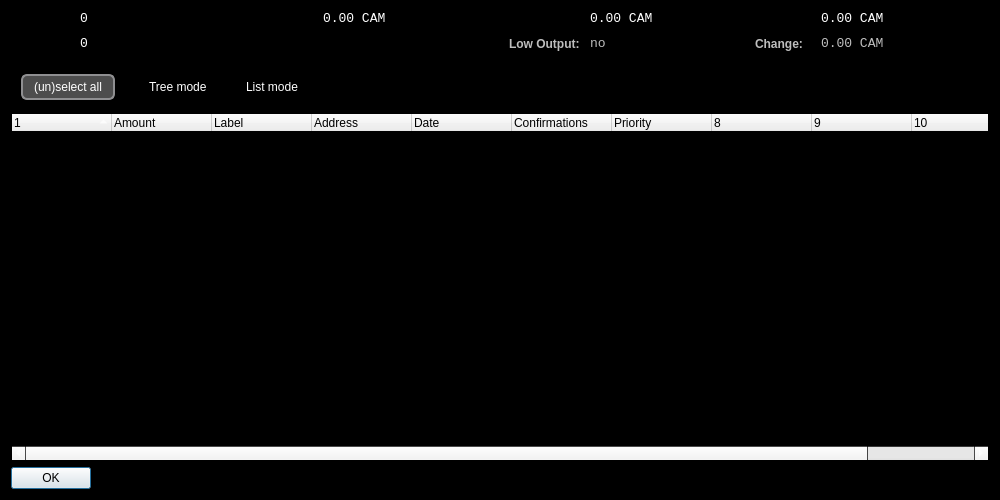
<?xml version="1.0" encoding="UTF-8"?>
<ui version="4.0">
 <class>CoinControlDialog</class>
 <widget class="QDialog" name="CoinControlDialog">
  <property name="geometry">
   <rect>
    <x>0</x>
    <y>0</y>
    <width>1000</width>
    <height>500</height>
   </rect>
  </property>
  <property name="palette">
   <palette>
    <active>
     <colorrole role="WindowText">
      <brush brushstyle="SolidPattern">
       <color alpha="255">
        <red>255</red>
        <green>255</green>
        <blue>255</blue>
       </color>
      </brush>
     </colorrole>
     <colorrole role="Base">
      <brush brushstyle="SolidPattern">
       <color alpha="255">
        <red>0</red>
        <green>0</green>
        <blue>0</blue>
       </color>
      </brush>
     </colorrole>
     <colorrole role="Window">
      <brush brushstyle="SolidPattern">
       <color alpha="255">
        <red>0</red>
        <green>0</green>
        <blue>0</blue>
       </color>
      </brush>
     </colorrole>
    </active>
    <inactive>
     <colorrole role="WindowText">
      <brush brushstyle="SolidPattern">
       <color alpha="255">
        <red>255</red>
        <green>255</green>
        <blue>255</blue>
       </color>
      </brush>
     </colorrole>
     <colorrole role="Base">
      <brush brushstyle="SolidPattern">
       <color alpha="255">
        <red>0</red>
        <green>0</green>
        <blue>0</blue>
       </color>
      </brush>
     </colorrole>
     <colorrole role="Window">
      <brush brushstyle="SolidPattern">
       <color alpha="255">
        <red>0</red>
        <green>0</green>
        <blue>0</blue>
       </color>
      </brush>
     </colorrole>
    </inactive>
    <disabled>
     <colorrole role="WindowText">
      <brush brushstyle="SolidPattern">
       <color alpha="255">
        <red>159</red>
        <green>158</green>
        <blue>158</blue>
       </color>
      </brush>
     </colorrole>
     <colorrole role="Base">
      <brush brushstyle="SolidPattern">
       <color alpha="255">
        <red>0</red>
        <green>0</green>
        <blue>0</blue>
       </color>
      </brush>
     </colorrole>
     <colorrole role="Window">
      <brush brushstyle="SolidPattern">
       <color alpha="255">
        <red>0</red>
        <green>0</green>
        <blue>0</blue>
       </color>
      </brush>
     </colorrole>
    </disabled>
   </palette>
  </property>
  <property name="windowTitle">
   <string>Coin Control</string>
  </property>
  <layout class="QVBoxLayout" name="verticalLayout">
   <item>
    <layout class="QHBoxLayout" name="horizontalLayoutTop" stretch="0,0,0,0">
     <property name="topMargin">
      <number>0</number>
     </property>
     <property name="bottomMargin">
      <number>10</number>
     </property>
     <item>
      <layout class="QFormLayout" name="formLayoutCoinControl1">
       <property name="horizontalSpacing">
        <number>10</number>
       </property>
       <property name="verticalSpacing">
        <number>10</number>
       </property>
       <property name="leftMargin">
        <number>6</number>
       </property>
       <property name="rightMargin">
        <number>6</number>
       </property>
       <item row="0" column="0">
        <widget class="QLabel" name="labelCoinControlQuantityText">
         <property name="styleSheet">
          <string notr="true">font-weight:bold;</string>
         </property>
         <property name="text">
          <string>Quantity:</string>
         </property>
        </widget>
       </item>
       <item row="0" column="1">
        <widget class="QLabel" name="labelCoinControlQuantity">
         <property name="font">
          <font>
           <family>Monospace</family>
           <pointsize>10</pointsize>
          </font>
         </property>
         <property name="cursor">
          <cursorShape>IBeamCursor</cursorShape>
         </property>
         <property name="contextMenuPolicy">
          <enum>Qt::ActionsContextMenu</enum>
         </property>
         <property name="text">
          <string notr="true">0</string>
         </property>
         <property name="textInteractionFlags">
          <set>Qt::LinksAccessibleByMouse|Qt::TextSelectableByKeyboard|Qt::TextSelectableByMouse</set>
         </property>
        </widget>
       </item>
       <item row="1" column="0">
        <widget class="QLabel" name="labelCoinControlBytesText">
         <property name="styleSheet">
          <string notr="true">font-weight:bold;</string>
         </property>
         <property name="text">
          <string>Bytes:</string>
         </property>
        </widget>
       </item>
       <item row="1" column="1">
        <widget class="QLabel" name="labelCoinControlBytes">
         <property name="font">
          <font>
           <family>Monospace</family>
           <pointsize>10</pointsize>
          </font>
         </property>
         <property name="cursor">
          <cursorShape>IBeamCursor</cursorShape>
         </property>
         <property name="contextMenuPolicy">
          <enum>Qt::ActionsContextMenu</enum>
         </property>
         <property name="text">
          <string notr="true">0</string>
         </property>
         <property name="textInteractionFlags">
          <set>Qt::LinksAccessibleByMouse|Qt::TextSelectableByKeyboard|Qt::TextSelectableByMouse</set>
         </property>
        </widget>
       </item>
      </layout>
     </item>
     <item>
      <layout class="QFormLayout" name="formLayoutCoinControl2">
       <property name="horizontalSpacing">
        <number>10</number>
       </property>
       <property name="verticalSpacing">
        <number>10</number>
       </property>
       <property name="leftMargin">
        <number>6</number>
       </property>
       <property name="rightMargin">
        <number>6</number>
       </property>
       <item row="0" column="0">
        <widget class="QLabel" name="labelCoinControlAmountText">
         <property name="styleSheet">
          <string notr="true">font-weight:bold;</string>
         </property>
         <property name="text">
          <string>Amount:</string>
         </property>
        </widget>
       </item>
       <item row="0" column="1">
        <widget class="QLabel" name="labelCoinControlAmount">
         <property name="font">
          <font>
           <family>Monospace</family>
           <pointsize>10</pointsize>
          </font>
         </property>
         <property name="cursor">
          <cursorShape>IBeamCursor</cursorShape>
         </property>
         <property name="contextMenuPolicy">
          <enum>Qt::ActionsContextMenu</enum>
         </property>
         <property name="text">
          <string notr="true">0.00 CAM</string>
         </property>
         <property name="textInteractionFlags">
          <set>Qt::LinksAccessibleByMouse|Qt::TextSelectableByKeyboard|Qt::TextSelectableByMouse</set>
         </property>
        </widget>
       </item>
       <item row="1" column="0">
        <widget class="QLabel" name="labelCoinControlPriorityText">
         <property name="styleSheet">
          <string notr="true">font-weight:bold;</string>
         </property>
         <property name="text">
          <string>Priority:</string>
         </property>
        </widget>
       </item>
       <item row="1" column="1">
        <widget class="QLabel" name="labelCoinControlPriority">
         <property name="font">
          <font>
           <family>Monospace</family>
           <pointsize>10</pointsize>
          </font>
         </property>
         <property name="cursor">
          <cursorShape>IBeamCursor</cursorShape>
         </property>
         <property name="contextMenuPolicy">
          <enum>Qt::ActionsContextMenu</enum>
         </property>
         <property name="text">
          <string/>
         </property>
         <property name="textInteractionFlags">
          <set>Qt::LinksAccessibleByMouse|Qt::TextSelectableByKeyboard|Qt::TextSelectableByMouse</set>
         </property>
        </widget>
       </item>
      </layout>
     </item>
     <item>
      <layout class="QFormLayout" name="formLayoutCoinControl3">
       <property name="horizontalSpacing">
        <number>10</number>
       </property>
       <property name="verticalSpacing">
        <number>10</number>
       </property>
       <property name="leftMargin">
        <number>6</number>
       </property>
       <property name="rightMargin">
        <number>6</number>
       </property>
       <item row="0" column="0">
        <widget class="QLabel" name="labelCoinControlFeeText">
         <property name="styleSheet">
          <string notr="true">font-weight:bold;</string>
         </property>
         <property name="text">
          <string>Fee:</string>
         </property>
        </widget>
       </item>
       <item row="0" column="1">
        <widget class="QLabel" name="labelCoinControlFee">
         <property name="font">
          <font>
           <family>Monospace</family>
           <pointsize>10</pointsize>
          </font>
         </property>
         <property name="cursor">
          <cursorShape>IBeamCursor</cursorShape>
         </property>
         <property name="contextMenuPolicy">
          <enum>Qt::ActionsContextMenu</enum>
         </property>
         <property name="text">
          <string notr="true">0.00 CAM</string>
         </property>
         <property name="textInteractionFlags">
          <set>Qt::LinksAccessibleByMouse|Qt::TextSelectableByKeyboard|Qt::TextSelectableByMouse</set>
         </property>
        </widget>
       </item>
       <item row="1" column="0">
        <widget class="QLabel" name="labelCoinControlLowOutputText">
         <property name="enabled">
          <bool>false</bool>
         </property>
         <property name="styleSheet">
          <string notr="true">font-weight:bold;</string>
         </property>
         <property name="text">
          <string>Low Output:</string>
         </property>
        </widget>
       </item>
       <item row="1" column="1">
        <widget class="QLabel" name="labelCoinControlLowOutput">
         <property name="enabled">
          <bool>false</bool>
         </property>
         <property name="font">
          <font>
           <family>Monospace</family>
           <pointsize>10</pointsize>
          </font>
         </property>
         <property name="cursor">
          <cursorShape>IBeamCursor</cursorShape>
         </property>
         <property name="contextMenuPolicy">
          <enum>Qt::ActionsContextMenu</enum>
         </property>
         <property name="text">
          <string notr="true">no</string>
         </property>
         <property name="textInteractionFlags">
          <set>Qt::LinksAccessibleByMouse|Qt::TextSelectableByKeyboard|Qt::TextSelectableByMouse</set>
         </property>
        </widget>
       </item>
      </layout>
     </item>
     <item>
      <layout class="QFormLayout" name="formLayoutCoinControl4">
       <property name="horizontalSpacing">
        <number>10</number>
       </property>
       <property name="verticalSpacing">
        <number>10</number>
       </property>
       <property name="leftMargin">
        <number>6</number>
       </property>
       <property name="rightMargin">
        <number>6</number>
       </property>
       <item row="0" column="0">
        <widget class="QLabel" name="labelCoinControlAfterFeeText">
         <property name="styleSheet">
          <string notr="true">font-weight:bold;</string>
         </property>
         <property name="text">
          <string>After Fee:</string>
         </property>
        </widget>
       </item>
       <item row="0" column="1">
        <widget class="QLabel" name="labelCoinControlAfterFee">
         <property name="font">
          <font>
           <family>Monospace</family>
           <pointsize>10</pointsize>
          </font>
         </property>
         <property name="cursor">
          <cursorShape>IBeamCursor</cursorShape>
         </property>
         <property name="contextMenuPolicy">
          <enum>Qt::ActionsContextMenu</enum>
         </property>
         <property name="text">
          <string notr="true">0.00 CAM</string>
         </property>
         <property name="textInteractionFlags">
          <set>Qt::LinksAccessibleByMouse|Qt::TextSelectableByKeyboard|Qt::TextSelectableByMouse</set>
         </property>
        </widget>
       </item>
       <item row="1" column="0">
        <widget class="QLabel" name="labelCoinControlChangeText">
         <property name="enabled">
          <bool>false</bool>
         </property>
         <property name="styleSheet">
          <string notr="true">font-weight:bold;</string>
         </property>
         <property name="text">
          <string>Change:</string>
         </property>
        </widget>
       </item>
       <item row="1" column="1">
        <widget class="QLabel" name="labelCoinControlChange">
         <property name="enabled">
          <bool>false</bool>
         </property>
         <property name="font">
          <font>
           <family>Monospace</family>
           <pointsize>10</pointsize>
          </font>
         </property>
         <property name="cursor">
          <cursorShape>IBeamCursor</cursorShape>
         </property>
         <property name="contextMenuPolicy">
          <enum>Qt::ActionsContextMenu</enum>
         </property>
         <property name="text">
          <string notr="true">0.00 CAM</string>
         </property>
         <property name="textInteractionFlags">
          <set>Qt::LinksAccessibleByMouse|Qt::TextSelectableByKeyboard|Qt::TextSelectableByMouse</set>
         </property>
        </widget>
       </item>
      </layout>
     </item>
    </layout>
   </item>
   <item>
    <widget class="QFrame" name="frame">
     <property name="minimumSize">
      <size>
       <width>0</width>
       <height>40</height>
      </size>
     </property>
     <property name="frameShape">
      <enum>QFrame::StyledPanel</enum>
     </property>
     <property name="frameShadow">
      <enum>QFrame::Sunken</enum>
     </property>
     <widget class="QWidget" name="horizontalLayoutWidget">
      <property name="geometry">
       <rect>
        <x>10</x>
        <y>0</y>
        <width>781</width>
        <height>41</height>
       </rect>
      </property>
      <layout class="QHBoxLayout" name="horizontalLayoutPanel" stretch="0,0,0,0">
       <property name="spacing">
        <number>14</number>
       </property>
       <item>
        <widget class="QPushButton" name="pushButtonSelectAll">
         <property name="sizePolicy">
          <sizepolicy hsizetype="Maximum" vsizetype="Fixed">
           <horstretch>0</horstretch>
           <verstretch>0</verstretch>
          </sizepolicy>
         </property>
         <property name="styleSheet">
          <string notr="true">QPushButton {
     border: 2px solid #8f8f91;
     border-radius: 6px;
     background-color: qlineargradient(spread:pad, x1:0, y1:0, x2:1, y2:0, stop:0.0511364 rgba(77, 77, 77, 255));
     min-width:90px;
     min-height: 22px;
     color: #fff;
 }

 QPushButton:pressed {
     background-color: qlineargradient(x1: 0, y1: 0, x2: 0, y2: 1,
                                       stop: 0 #dadbde, stop: 1 #f6f7fa);
 }

 QPushButton:flat {
     border: none; /* no border for a flat push button */
 }
QDialogButtonBox {
	background-color: #000;
}</string>
         </property>
         <property name="text">
          <string>(un)select all</string>
         </property>
        </widget>
       </item>
       <item>
        <widget class="QRadioButton" name="radioTreeMode">
         <property name="sizePolicy">
          <sizepolicy hsizetype="Maximum" vsizetype="Fixed">
           <horstretch>0</horstretch>
           <verstretch>0</verstretch>
          </sizepolicy>
         </property>
         <property name="text">
          <string>Tree mode</string>
         </property>
         <property name="checked">
          <bool>true</bool>
         </property>
        </widget>
       </item>
       <item>
        <widget class="QRadioButton" name="radioListMode">
         <property name="sizePolicy">
          <sizepolicy hsizetype="Maximum" vsizetype="Fixed">
           <horstretch>0</horstretch>
           <verstretch>0</verstretch>
          </sizepolicy>
         </property>
         <property name="text">
          <string>List mode</string>
         </property>
        </widget>
       </item>
       <item>
        <spacer name="horizontalSpacer">
         <property name="orientation">
          <enum>Qt::Horizontal</enum>
         </property>
         <property name="sizeHint" stdset="0">
          <size>
           <width>40</width>
           <height>20</height>
          </size>
         </property>
        </spacer>
       </item>
      </layout>
     </widget>
    </widget>
   </item>
   <item>
    <widget class="CoinControlTreeWidget" name="treeWidget">
     <property name="contextMenuPolicy">
      <enum>Qt::CustomContextMenu</enum>
     </property>
     <property name="sortingEnabled">
      <bool>false</bool>
     </property>
     <property name="columnCount">
      <number>11</number>
     </property>
     <attribute name="headerShowSortIndicator" stdset="0">
      <bool>true</bool>
     </attribute>
     <attribute name="headerStretchLastSection">
      <bool>false</bool>
     </attribute>
     <column>
      <property name="text">
       <string/>
      </property>
     </column>
     <column>
      <property name="text">
       <string>Amount</string>
      </property>
     </column>
     <column>
      <property name="text">
       <string>Label</string>
      </property>
     </column>
     <column>
      <property name="text">
       <string>Address</string>
      </property>
     </column>
     <column>
      <property name="text">
       <string>Date</string>
      </property>
     </column>
     <column>
      <property name="text">
       <string>Confirmations</string>
      </property>
      <property name="toolTip">
       <string>Confirmed</string>
      </property>
     </column>
     <column>
      <property name="text">
       <string>Priority</string>
      </property>
     </column>
     <column>
      <property name="text">
       <string/>
      </property>
     </column>
     <column>
      <property name="text">
       <string/>
      </property>
     </column>
     <column>
      <property name="text">
       <string/>
      </property>
     </column>
     <column>
      <property name="text">
       <string/>
      </property>
     </column>
    </widget>
   </item>
   <item>
    <widget class="QDialogButtonBox" name="buttonBox">
     <property name="sizePolicy">
      <sizepolicy hsizetype="Maximum" vsizetype="Fixed">
       <horstretch>0</horstretch>
       <verstretch>0</verstretch>
      </sizepolicy>
     </property>
     <property name="orientation">
      <enum>Qt::Horizontal</enum>
     </property>
     <property name="standardButtons">
      <set>QDialogButtonBox::Ok</set>
     </property>
    </widget>
   </item>
  </layout>
 </widget>
 <customwidgets>
  <customwidget>
   <class>CoinControlTreeWidget</class>
   <extends>QTreeWidget</extends>
   <header>coincontroltreewidget.h</header>
  </customwidget>
 </customwidgets>
 <resources/>
 <connections/>
</ui>
